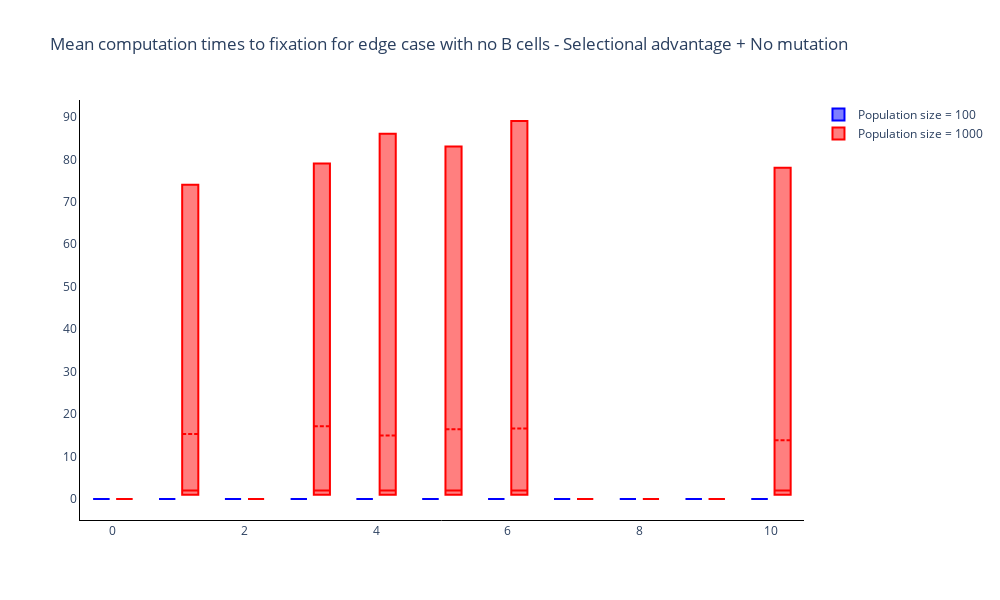

This figure's notebook cell:
### Markdown cell above
### Boxplot of times to fixation for different population sizes and selective advatantages

### Code cell
# Trace names - represent the transition probabilities used for the simulation
trace_name = ['Population size = {}'.format(N) for N in small_N]

fig = go.Figure()

# Add traces of the transition probabilities
for n, _ in enumerate(small_N):
    fig.add_trace(
        go.Box(
            mean=np.mean(computation_time[:, :, n], axis=0),
            median=np.quantile(computation_time[:, :, n], 0.5, axis=0),
            q1=np.quantile(computation_time[:, :, n], 0.025, axis=0),
            q3=np.quantile(computation_time[:, :, n], 0.975, axis=0),
            name = trace_name[n],
            marker_color = colours[n]
        )
    )

fig.update_layout(
    boxmode='group',
    title='Mean computation times to fixation for edge case with no B cells - Selectional advantage + No mutation',
    width=1000, 
    height=600,
    plot_bgcolor='white',
    xaxis=dict(linecolor='black'),
    yaxis=dict(linecolor='black'),
)

### Figure 1 — Plotly figure (JSON) as saved in the notebook; plotly's stock layout.template omitted (floating-point values rounded to 4 significant figures)
{"data": [{"marker": {"color": "blue"}, "mean": [0, 0, 0, 0, 0, 0, 0, 0, 0, 0, 0], "median": [0, 0, 0, 0, 0, 0, 0, 0, 0, 0, 0], "name": "Population size = 100", "q1": [0, 0, 0, 0, 0, 0, 0, 0, 0, 0, 0], "q3": [0, 0, 0, 0, 0, 0, 0, 0, 0, 0, 0], "type": "box"}, {"marker": {"color": "red"}, "mean": [0, 15.32, 0, 17.14, 14.94, 16.44, 16.63, 0, 0, 0, 13.82], "median": [0, 2, 0, 2, 2, 2, 2, 0, 0, 0, 2], "name": "Population size = 1000", "q1": [0, 1, 0, 1, 1, 1, 1, 0, 0, 0, 1], "q3": [0, 74, 0, 79, 86, 83, 89.02, 0, 0, 0, 78.02], "type": "box"}], "layout": {"boxmode": "group", "height": 600, "plot_bgcolor": "white", "title": {"text": "Mean computation times to fixation for edge case with no B cells - Selectional advantage + No mutation"}, "width": 1000, "xaxis": {"linecolor": "black"}, "yaxis": {"linecolor": "black"}}}
